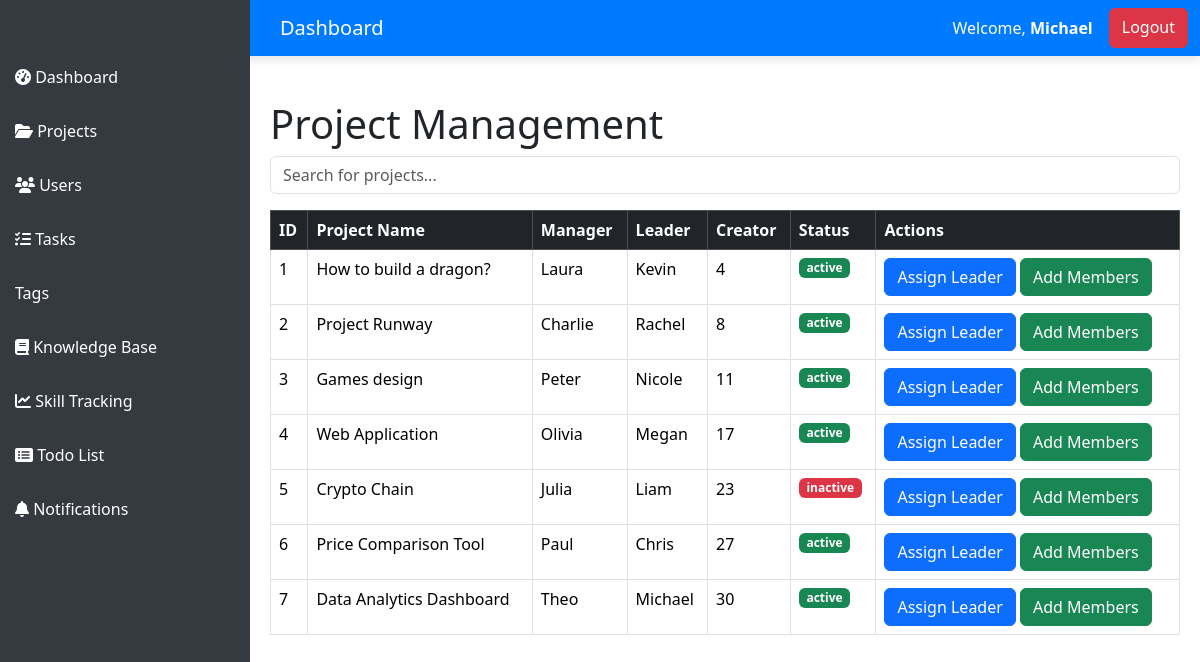
The page /pages/projects.php (signed in) on the database its author committed.
### tables this page shows
CREATE TABLE `projects` (
  `project_id` int(11) NOT NULL,
  `creation_date` date NOT NULL,
  `project_name` varchar(255) NOT NULL,
  `project_manager` int(11) DEFAULT NULL,
  `project_leader` int(11) DEFAULT NULL,
  `project_creator` int(11) DEFAULT NULL,
  `project_status` enum('active','inactive') NOT NULL
);

CREATE TABLE `users_info` (
  `user_id` int(11) NOT NULL,
  `email` varchar(255) NOT NULL,
  `first_name` varchar(50) NOT NULL,
  `last_name` varchar(50) NOT NULL,
  `contact_number` varchar(20) NOT NULL,
  `status` enum('Active','Inactive') NOT NULL
);

### pages/projects.php (the view, shortened to what this page needs)
<?php
include "../config/db.php";
include "../includes/header.php";
include "../includes/sidebar.php";
?>
<div class="content">
    <h1>Project Management</h1>
    <div class="mb-3">
            <input type="text" id="search" class="form-control" placeholder="Search for projects...">
    </div>
    <table class="table table-bordered">
        <thead class="table-dark">
            <tr>
                <th>ID</th>
                <th>Project Name</th>
                <th>Manager</th>
                <th>Leader</th>
                <th>Creator</th>
                <th>Status</th>
                <th>Actions</th>
            </tr>
        </thead>
        <tbody id="projectTable">
            <?php
            $query = "SELECT p.*, u1.first_name AS manager_name, u2.first_name AS leader_name
                      FROM projects p
                      LEFT JOIN users_info u1 ON p.project_manager = u1.user_id
                      LEFT JOIN users_info u2 ON p.project_leader = u2.user_id";
            $result = $conn->query($query);
            while ($row = $result->fetch_assoc()) {
                echo "<tr>";
                echo "<td>{$row['project_id']}</td>";
                echo "<td>{$row['project_name']}</td>";
                echo "<td>{$row['manager_name']}</td>";
                echo "<td>" . ($row['leader_name'] ? $row['leader_name'] : "<span class='text-muted'>Not Assigned</span>") . "</td>";
                echo "<td>{$row['project_creator']}</td>";
                echo "<td><span class='badge ". ($row['project_status'] == 'active' ? "bg-success" : "bg-danger") . "'>{$row['project_status']}</span></td>";
                echo "<td>
                        <button class='btn btn-primary assign-leader' data-id='{$row['project_id']}'>Assign Leader</button>
                        <button class='btn btn-success add-team' data-id='{$row['project_id']}'>Add Members</button>
                    </td>";
                echo "</tr>";
            }
            ?>
        </tbody>
    </table>
</div>
</body>
</html>

### includes/header.php (style rules this page uses)
body { padding-top: 56px; }

### includes/sidebar.php (style rules this page uses)
.content { margin-left: 250px; padding: 20px; }

### rows shown on the page
projects: project_id "1", project_name "How to build a dragon?", users_info.first_name "Laura", users_info.first_name "Kevin", project_creator "4", project_status "active"
projects: project_id "2", project_name "Project Runway", users_info.first_name "Charlie", users_info.first_name "Rachel", project_creator "8", project_status "active"
projects: project_id "3", project_name "Games design", users_info.first_name "Peter", users_info.first_name "Nicole", project_creator "11", project_status "active"
projects: project_id "4", project_name "Web Application", users_info.first_name "Olivia", users_info.first_name "Megan", project_creator "17", project_status "active"
projects: project_id "5", project_name "Crypto Chain", users_info.first_name "Julia", users_info.first_name "Liam", project_creator "23", project_status "inactive"
projects: project_id "6", project_name "Price Comparison Tool", users_info.first_name "Paul", users_info.first_name "Chris", project_creator "27", project_status "active"
projects: project_id "7", project_name "Data Analytics Dashboard", users_info.first_name "Theo", users_info.first_name "Michael", project_creator "30", project_status "active"

### other values the page prints
$_SESSION['user_name'] "Michael"
